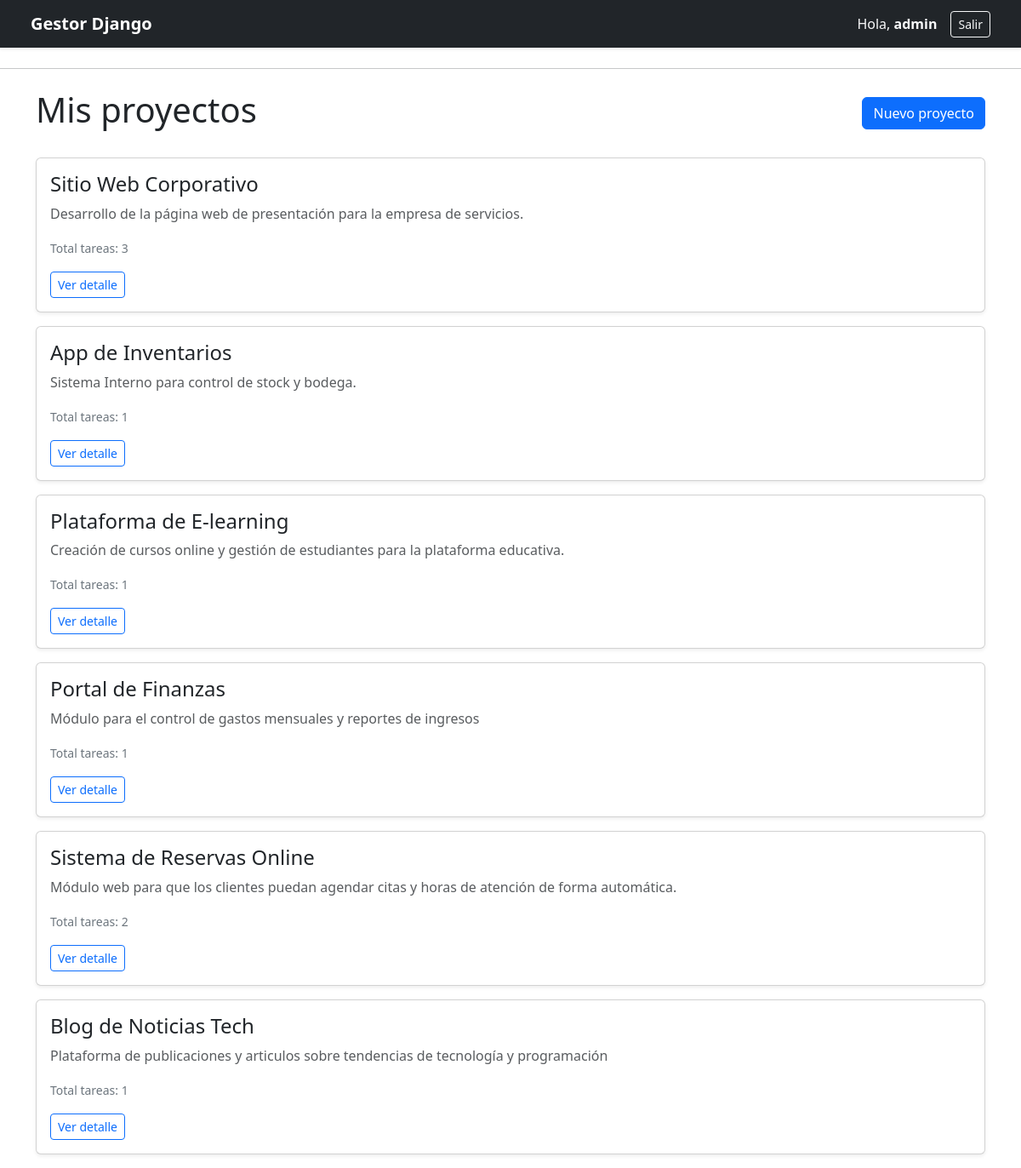
The app's page / (signed in) with its own data.
### tareas/models.py (models this page shows, shortened)
class Proyecto(models.Model):
    usuario = models.ForeignKey(settings.AUTH_USER_MODEL, on_delete=models.CASCADE, related_name="proyectos"
    )
    nombre = models.CharField(max_length=100)
    descripcion = models.TextField(blank=True)
    fecha_creacion = models.DateTimeField(auto_now_add=True)

### tareas/views.py (the view)
# urls.py: path("", ProyectoListView.as_view(), name="proyecto_list"),
class ProyectoListView(LoginRequiredMixin, ListView):
    model = Proyecto
    template_name = "tareas/proyecto_list.html"
    context_object_name = "proyectos"
    def get_queryset(self):
        return Proyecto.objects.filter(usuario=self.request.user)

### tareas/templates/tareas/proyecto_list.html (shortened to what this page needs)
{% extends 'base.html' %}
{% block content %}
<div class="d-flex justify-content-between align-items-center mb-4">
    <h1>Mis proyectos</h1>
    <a href="{% url 'proyecto_create' %}" class="btn btn-primary">Nuevo proyecto</a>
</div>
{% if proyectos %}
    <div class="row">
        {% for proyecto in proyectos %}
            <div class="col-md-12 mb-3">
                <div class="card shadow-sm">
                    <div class="card-body">
                        <h3 class="card-title h4">{{ proyecto.nombre }}</h3>
                        <p class="card-text text-muted">{{ proyecto.descripcion }}</p>
                        <p class="card-text"><small class="text-secondary">Total tareas: {{ proyecto.tareas.count }}</small></p>
                        <a href="{% url 'proyecto_detail' proyecto.pk %}" class="btn btn-outline-primary btn-sm">Ver detalle</a>
                    </div>
                </div>
            </div>
        {% endfor %}
    </div>
{% else %}
    <div class="alert alert-info" role="alert">
        No tienes proyectos registrados.
    </div>
{% endif %}
{% endblock %}

### tareas/templates/base.html (shortened to what this page needs)
<!doctype html>
<html lang="es">
<head>
    <link href="https://cdn.jsdelivr.net/npm/bootstrap@5.3.3/dist/css/bootstrap.min.css" rel="stylesheet">
</head>
<body>
    <header class="navbar navbar-expand-lg navbar-dark bg-dark shadow-sm px-4 mb-4">
        <div class="container-fluid">
            <a class="navbar-brand fw-bold" href="{% url 'proyecto_list' %}">Gestor Django</a>
            <div class="d-flex align-items-center">
                {% if user.is_authenticated %}
                    <span class="text-light me-3">Hola, <strong>{{ user.username }}</strong></span>
                    <form method="post" action="{% url 'logout' %}" class="d-inline">
                        <button type="submit" class="btn btn-outline-light btn-sm">Salir</button>
                    </form>
                {% else %}
                    <a href="{% url 'login' %}" class="btn btn-outline-light btn-sm me-2">Ingresar</a>
                    <a href="{% url 'registro' %}" class="btn btn-light btn-sm">Registrarse</a>
                {% endif %}
            </div>
        </div>
    </header>
    <hr>
    <div class="container mt-4">
        {% block content %}
        {% endblock %}
    </div>
</body>
</html>

### records on screen
Proyecto: nombre "Sitio Web Corporativo", descripcion "Desarrollo de la página web de presentación para la empresa de servicios.", tareas.count "3"
Proyecto: nombre "App de Inventarios", descripcion "Sistema Interno para control de stock y bodega.", tareas.count "1"
Proyecto: nombre "Plataforma de E-learning", descripcion "Creación de cursos online y gestión de estudiantes para la plataforma educativa.", tareas.count "1"
Proyecto: nombre "Portal de Finanzas", descripcion "Módulo para el control de gastos mensuales y reportes de ingresos", tareas.count "1"
Proyecto: nombre "Sistema de Reservas Online", descripcion "Módulo web para que los clientes puedan agendar citas y horas de atención de forma automática.", tareas.count "2"
Proyecto: nombre "Blog de Noticias Tech", descripcion "Plataforma de publicaciones y articulos sobre tendencias de tecnología y programación", tareas.count "1"

### other values on screen
{{ user.username }} "admin"
